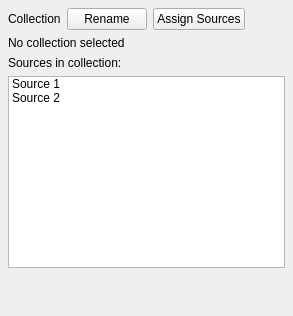
<?xml version="1.0" encoding="UTF-8"?>
<ui version="4.0">
 <class>CollectionPanel</class>
 <widget class="QWidget" name="CollectionPanel">
  <layout class="QVBoxLayout" name="mainLayout">
   <property name="leftMargin"><number>8</number></property>
   <property name="topMargin"><number>8</number></property>
   <property name="rightMargin"><number>8</number></property>
   <property name="bottomMargin"><number>8</number></property>
   <property name="spacing"><number>6</number></property>
   <item>
    <layout class="QHBoxLayout" name="headerLayout">
     <item>
      <widget class="QLabel" name="titleLabel">
       <property name="text"><string>Collection</string></property>
      </widget>
     </item>
     <item>
      <widget class="QPushButton" name="renameButton">
       <property name="text"><string>Rename</string></property>
      </widget>
     </item>
     <item>
      <widget class="QPushButton" name="assignSourcesButton">
       <property name="text"><string>Assign Sources</string></property>
      </widget>
     </item>
     <item>
      <spacer name="headerSpacer">
       <property name="orientation"><enum>Qt::Orientation::Horizontal</enum></property>
       <property name="sizeHint" stdset="0">
        <size><width>40</width><height>20</height></size>
       </property>
      </spacer>
     </item>
    </layout>
   </item>
   <item>
    <widget class="QLabel" name="collectionNameLabel">
     <property name="text"><string>No collection selected</string></property>
    </widget>
   </item>
   <item>
    <widget class="QLabel" name="sourcesInCollectionLabel">
     <property name="text"><string>Sources in collection:</string></property>
    </widget>
   </item>
   <item>
    <widget class="QListWidget" name="sourceList">
     <item><property name="text"><string>Source 1</string></property></item>
     <item><property name="text"><string>Source 2</string></property></item>
    </widget>
   </item>
   <item>
    <spacer name="bottomSpacer">
     <property name="orientation"><enum>Qt::Orientation::Vertical</enum></property>
     <property name="sizeHint" stdset="0">
      <size><width>20</width><height>40</height></size>
     </property>
    </spacer>
   </item>
  </layout>
 </widget>
 <layoutdefault spacing="6" margin="11"/>
 <resources/>
 <connections/>
</ui>
